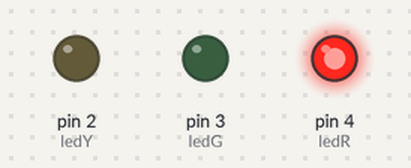
A sketch run on a simulated Arduino Uno, built with avr-gcc and run on an emulated ATmega328P. Parts: output pins drawn as LEDs (lit = HIGH).

Above: at 2.0 s.
At 5.0 s:
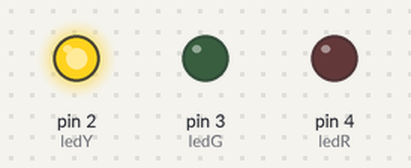
At 7.5 s:
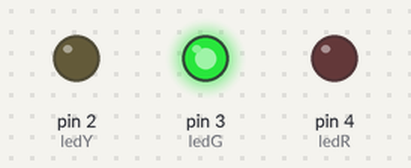
Timing chart, 0 to 11.7 s (numbered marks = the images above):
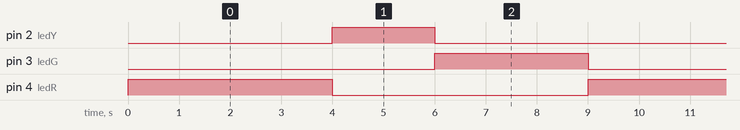

Measured:
- by itself, pin 2 (ledY): alternates HIGH for 2.0 s and LOW for 7.0 s
- by itself, pin 3 (ledG): alternates HIGH for 3.0 s and LOW for 6.0 s
- by itself, pin 4 (ledR): alternates HIGH for 4.0 s and LOW for 5.0 s

The sketch:

tp1_allumer_LED.ino
```cpp
  int ledR=4;
  int ledY=2;
  int ledG=3;


void setup() {
  // put your setup code here, to run once:

pinMode(ledR,OUTPUT);
pinMode(ledY,OUTPUT);
pinMode(ledG,OUTPUT);
}

void loop() {
  // put your main code here, to run repeatedly:
  digitalWrite(ledR,HIGH);
  digitalWrite(ledY,LOW);
  digitalWrite(ledG,LOW);
  delay(4000);
  digitalWrite(ledR,LOW);
  digitalWrite(ledY,HIGH);
  digitalWrite(ledG,LOW);
  delay(2000);
  digitalWrite(ledR,LOW);
  digitalWrite(ledY,LOW);
  digitalWrite(ledG,HIGH);
  delay(3000);


}
```
